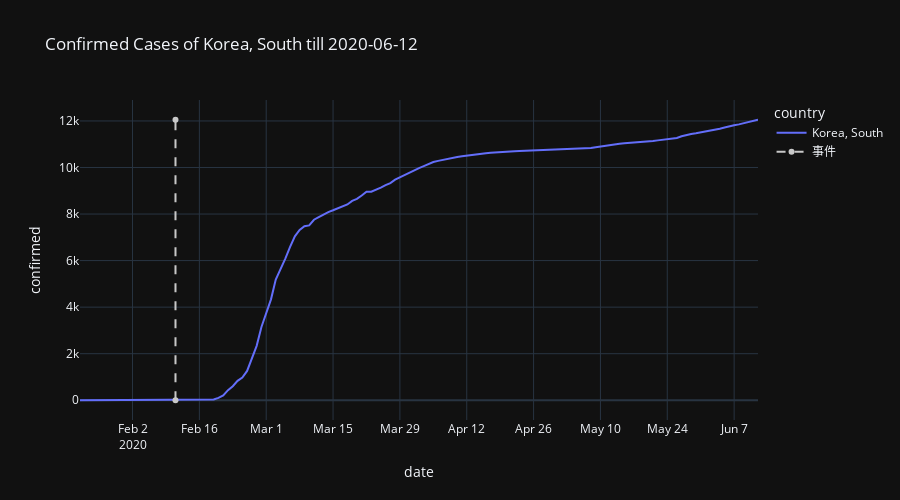

This figure's notebook cell:
### Markdown cell above
# 南韓

### Code cell
events = [['2020-02-11', '事件', 'rgb(200, 200, 200)']]
plot_by_country('Korea, South', events)

### Figure 1 — Plotly figure (JSON) as saved in the notebook; plotly's stock layout.template omitted (floating-point values rounded to 4 significant figures; data arrays with more than 128 entries replaced by an {"elided": "..."} marker saying what was removed)
{"data": [{"hovertemplate": "country=Korea, South<br>date=%{x}<br>confirmed=%{y}<extra></extra>", "legendgroup": "Korea, South", "line": {"color": "#636efa", "dash": "solid"}, "mode": "lines", "name": "Korea, South", "orientation": "v", "showlegend": true, "type": "scatter", "x": {"elided": "143 str values"}, "xaxis": "x", "y": {"elided": "143 int values"}, "yaxis": "y"}, {"line": {"color": "rgb(200, 200, 200)", "dash": "dash"}, "name": "事件", "type": "scatter", "x": ["2020-02-11", "2020-02-11"], "y": [0, 12051]}], "layout": {"height": 500, "legend": {"title": {"text": "country"}, "tracegroupgap": 0}, "title": {"text": "Confirmed Cases of Korea, South till 2020-06-12"}, "xaxis": {"anchor": "y", "domain": [0, 1], "title": {"text": "date"}}, "yaxis": {"anchor": "x", "domain": [0, 1], "title": {"text": "confirmed"}}}}
